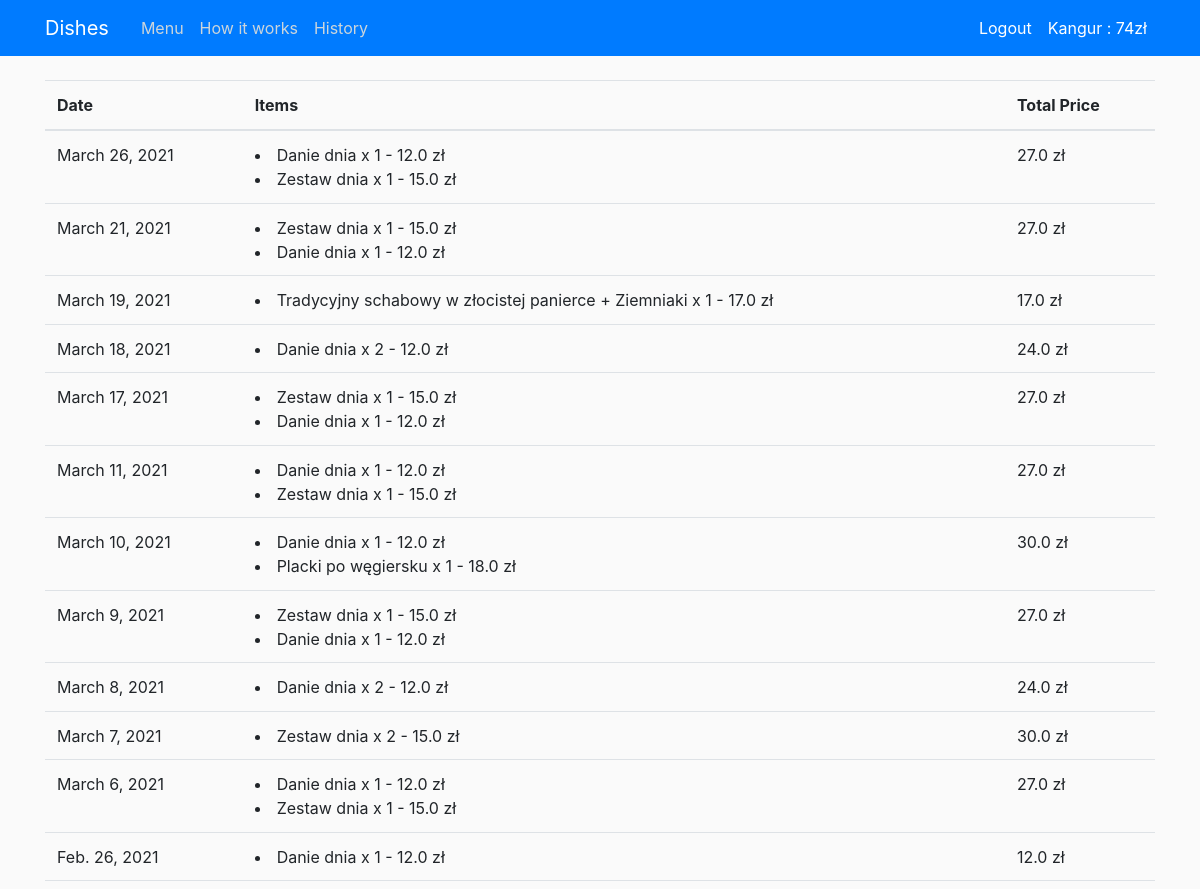
Before: /history/ (signed in, upper part) with the older database file.
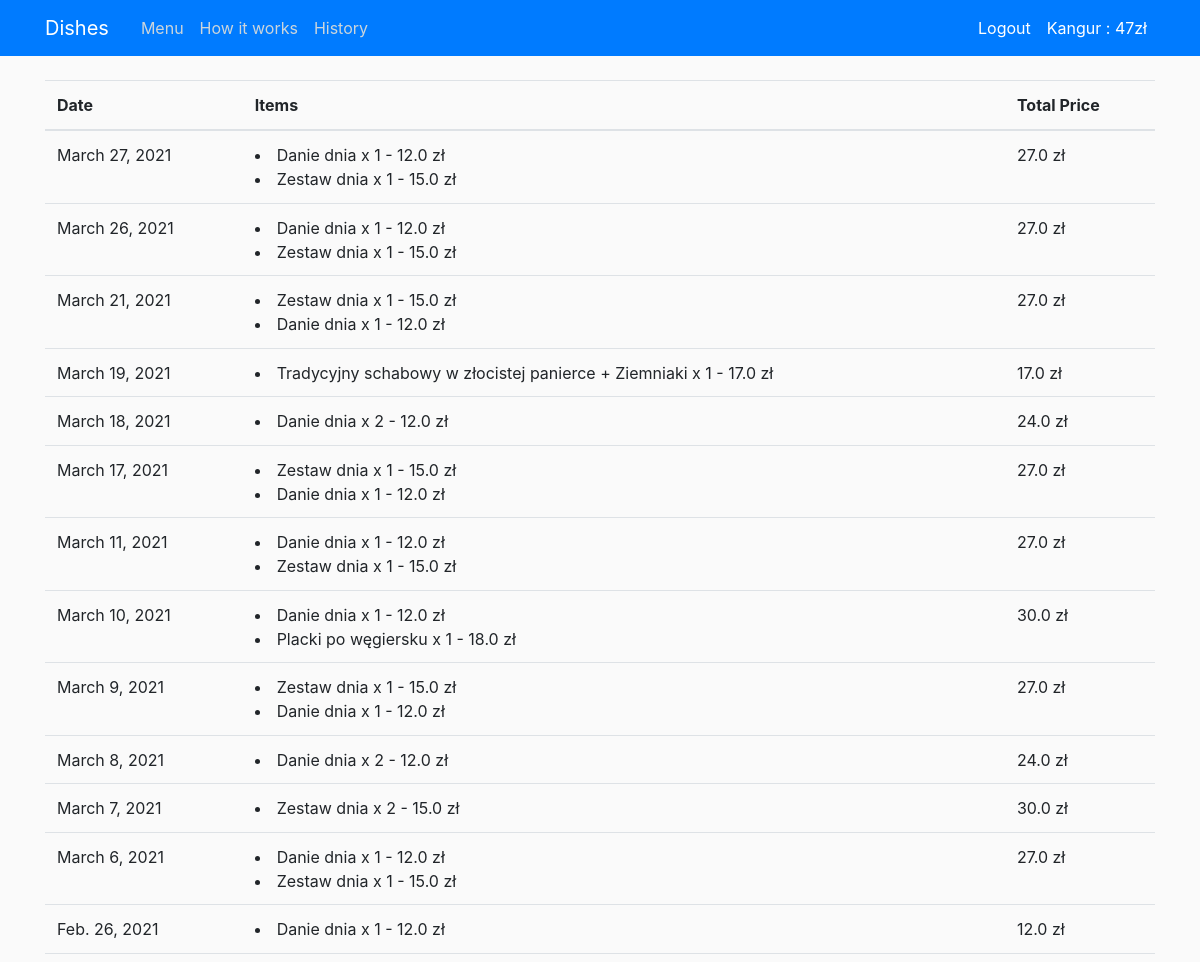
After: the same page with the newer database file.
### users/models.py (models this page shows, shortened)
class Profile(models.Model):
    user = models.OneToOneField(User, on_delete=models.CASCADE)
    money = models.FloatField(default=0)

### shop/views.py (the view)
# urls.py: path('history/',show_history, name='shop-history')
@login_required
def show_history(request):
    dates = Orders.objects.filter(user=request.user).dates('order_date','day')
    orders = Orders.objects.filter(user=request.user)
    history = []
    for d in reversed(dates):
        items = []
        total = 0
        for o in orders:
            if o.order_date.date() == d:
                items.append(f'{o.composition} x {o.quantity} - {o.composition.dish.price + o.composition.addon.price} zł')
                total += (o.composition.dish.price + o.composition.addon.price) * o.quantity
        history.append({'date': d, 'items': items, 'price': total})
    context = {
        'summary': True,
        'money': Profile.objects.get(user=request.user).money,
        'history': history
    }
    return render(request,'shop/history.html',context)

### shop/models.py (called while the page is built)
    def __str__(self):
        return f'{self.name}'

    def __str__(self):
        return f'{self.name}'

    def __str__(self):
        if self.addon.name == 'empty':
            return f'{self.dish}'
        elif self.addon.addon_type == 'pizza':
            return f'{self.dish} - {self.addon}'
        else:
            return f'{self.dish} + {self.addon}'

### shop/templates/shop/history.html
{% extends 'shop/base.html' %}
{% block summary %}
    <div class="container">
       <table class="table">
            <thead>
            <tr>
                <th scope="col">Date</th>
                <th scope="col">Items</th>
                <th scope="col">Total Price</th>
            </tr>
            </thead>
            <tbody>
                {% for h in history %}
                    <tr>
                        <td> {{h.date}}</td>
                        <td>
                            {% for item in h.items %}
                                <li> {{item}} </li>
                            {% endfor %}
                        </td>
                        <td> {{h.price}} zł</td>
                    <tr>
                {% endfor %}
            </tbody>
        </table>
    </div>
{% endblock summary %}

### shop/templates/shop/base.html (shortened to what this page needs)
{% load static %}
{% load django_template_maths %}
<!DOCTYPE html>
<html>
<head>
    <link rel="stylesheet" href="https://stackpath.bootstrapcdn.com/bootstrap/4.5.2/css/bootstrap.min.css">
    <link rel="stylesheet" type="text/css" href="{% static 'shop/main.css' %}">
</head>
<body>
    <header class="site-header">
        <nav class="navbar navbar-expand-md navbar-dark bg-primary fixed-top">
            <div class="container">
                <a class="navbar-brand mr-4">Dishes</a>
                <div class="collapse navbar-collapse" id="navbarToggle">
                    <div class="navbar-nav mr-auto">
                        <a class="nav-item nav-link" href="{% url 'shop-home' %}">Menu</a>
                        <a class="nav-item nav-link" href="{% url 'shop-about' %}">How it works</a>
                        {% if user.is_authenticated %}
                            <a class="nav-item nav-link" href="{% url 'shop-history' %}">History</a>
                        {% endif %}
                    </div>
                     <div class="navbar-nav">
                        {% if user.is_authenticated %}
                            <a class="nav-item nav-link" style="color: #ffffff" href="{% url 'logout' %}">Logout</a>
                            <a class="nav-item nav-link" style="color: #ffffff" href="{% url 'profile' %}">{{ user.username }} : {{money|floatformat}}zł</a>
                        {% else %}
                            <a class="nav-item nav-link" style="color: #ffffff" href="{% url 'login' %}">Login</a>
                            <a class="nav-item nav-link" style="color: #ffffff" href="{% url 'register' %}">Register</a>
                        {% endif %}
                    </div>
                </div>
            </div>
        </nav>
    </header>
   <main role="main" class="container-fluid">
        {% if summary %}
            {% block summary %}
            {% endblock summary %}
        {% endif %}
    </main>
</body>
</html>

Changed rows visible on the page:
changed Profile: money "74" → "47"
Other visible differences:
new list line: "March 27, 2021 Danie dnia x 1 - 12.0 zł Zestaw dnia x 1 - 15.0 zł 27.0 zł"
